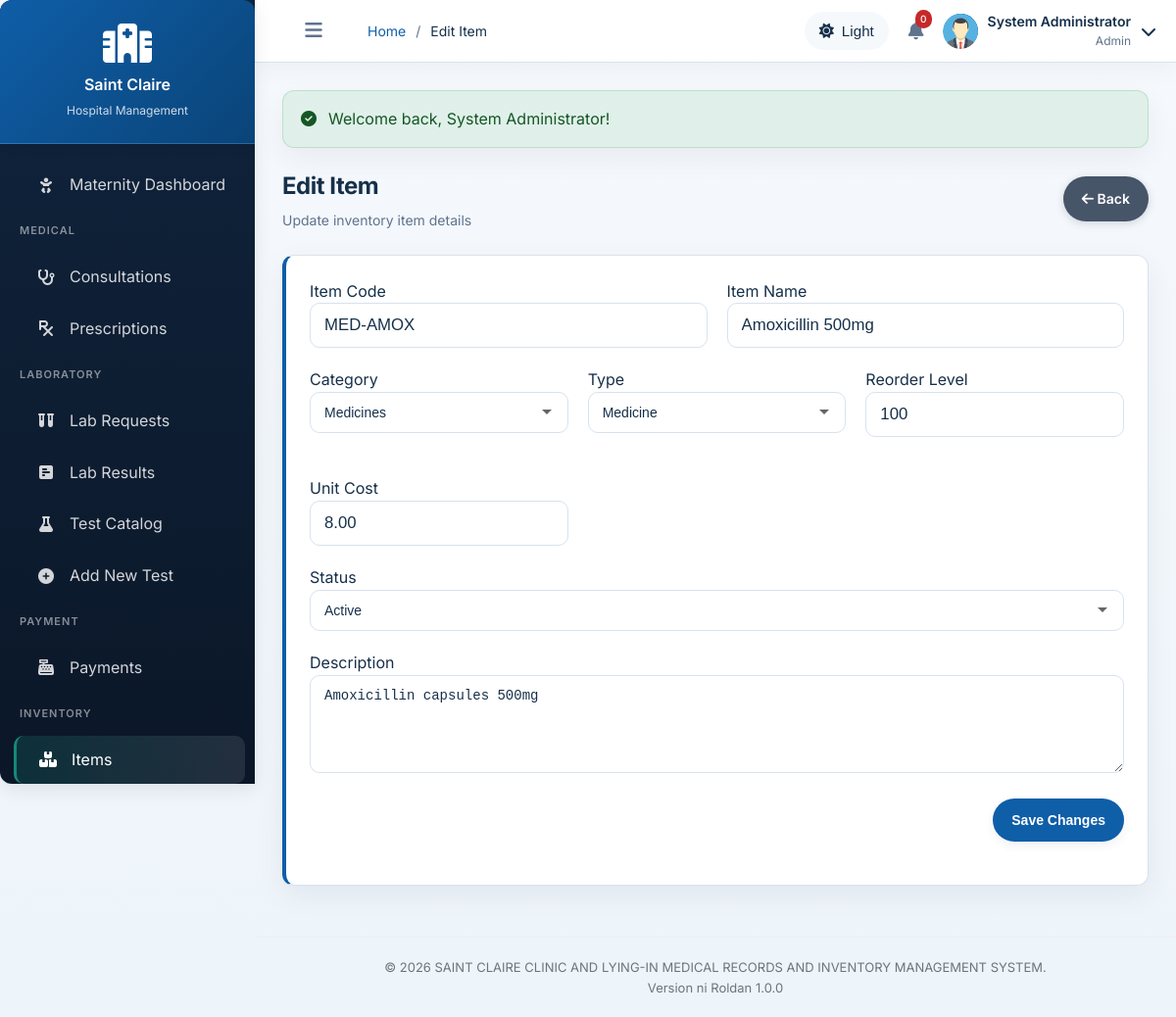
The page /modules/inventory/item-edit.php?id=2 (signed in) on the database its author committed.
### tables this page shows
CREATE TABLE inventory_items (
    id INT AUTO_INCREMENT PRIMARY KEY,
    item_code VARCHAR(20) UNIQUE NOT NULL,
    item_name VARCHAR(100) NOT NULL,
    category_id INT,
    description TEXT,
    unit_of_measure VARCHAR(20),
    reorder_level INT DEFAULT 10,
    reorder_quantity INT DEFAULT 50,
    unit_cost DECIMAL(10,2),
    selling_price DECIMAL(10,2),
    supplier_id INT,
    status ENUM('active', 'inactive', 'discontinued') DEFAULT 'active',
    item_type VARCHAR(32) DEFAULT 'Medicine',
    created_at TIMESTAMP DEFAULT CURRENT_TIMESTAMP,
    FOREIGN KEY (category_id) REFERENCES inventory_categories(id),
    FOREIGN KEY (supplier_id) REFERENCES suppliers(id)
);

CREATE TABLE inventory_categories (
    id INT AUTO_INCREMENT PRIMARY KEY,
    category_name VARCHAR(50) NOT NULL,
    description TEXT,
    created_at TIMESTAMP DEFAULT CURRENT_TIMESTAMP
);

### modules/inventory/item-edit.php (the view, shortened to what this page needs)
<?php
$conn = getDBConnection();
$itemId = isset($_GET['id']) ? (int)$_GET['id'] : 0;
$res = $conn->query("SELECT * FROM inventory_items WHERE id = $itemId");
$item = $res->fetch_assoc();
$categories = [];
$catRes = $conn->query("SELECT * FROM inventory_categories ORDER BY category_name");
if ($catRes) {
    while ($c = $catRes->fetch_assoc()) $categories[] = $c;
}
include __DIR__ . '/../../includes/header.php';
?>
<div class="page-header">
    <div>
        <h1 class="page-title">Edit Item</h1>
        <p class="page-subtitle">Update inventory item details</p>
    </div>
    <div>
        <a href="items.php" class="btn btn-secondary"><i class="fas fa-arrow-left"></i> Back</a>
    </div>
</div>
<div class="card">
    <div class="card-body">
        <form method="post" action="item-edit.php?id=<?php echo $itemId; ?>">
            <div class="form-row">
                <div class="form-group col-md-4">
                    <label>Item Code</label>
                    <input type="text" name="item_code" class="form-control" value="<?php echo htmlspecialchars($item['item_code'] ?? ''); ?>" required>
                </div>
                <div class="form-group col-md-8">
                    <label>Item Name</label>
                    <input type="text" name="item_name" class="form-control" value="<?php echo htmlspecialchars($item['item_name'] ?? ''); ?>" required>
                </div>
            </div>
            <div class="form-row">
                <div class="form-group col-md-4">
                    <label>Category</label>
                    <select name="category_id" class="form-control">
                        <?php foreach ($categories as $c): ?>
                            <option value="<?php echo $c['id']; ?>" <?php echo ($item['category_id'] ?? '') == $c['id'] ? 'selected' : ''; ?>><?php echo htmlspecialchars($c['category_name']); ?></option>
                        <?php endforeach; ?>
                    </select>
                </div>
                <div class="form-group col-md-4">
                    <label>Type</label>
                    <select name="item_type" class="form-control">
                        <option value="Medicine" <?php echo ($item['item_type'] ?? 'Medicine')=='Medicine' ? 'selected' : ''; ?>>Medicine</option>
                    </select>
                </div>
                <div class="form-group col-md-4">
                    <label>Reorder Level</label>
                    <input type="number" name="reorder_level" class="form-control" value="<?php echo htmlspecialchars($item['reorder_level'] ?? '0'); ?>">
                </div>
                <div class="form-group col-md-4">
                    <label>Unit Cost</label>
                    <input type="number" step="0.01" name="unit_cost" class="form-control" value="<?php echo htmlspecialchars($item['unit_cost'] ?? '0.00'); ?>">
                </div>
            </div>
            <div class="form-row">
                <div class="form-group col-md-4">
                    <label>Status</label>
                    <select name="status" class="form-control">
                        <option value="active" <?php echo ($item['status'] ?? '')=='active' ? 'selected' : ''; ?>>Active</option>
                    </select>
                </div>
            </div>
            <div class="form-group">
                <label>Description</label>
                <textarea name="description" class="form-control"><?php echo htmlspecialchars($item['description'] ?? ''); ?></textarea>
            </div>
            <div class="form-group text-right">
                <button type="submit" class="btn btn-primary">Save Changes</button>
            </div>
        </form>
    </div>
</div>
<?php include __DIR__ . '/../../includes/footer.php'; ?>

### assets/css/style.css (style rules this page uses)
:root { --primary-color: #0f5ea8; --primary-dark: #0a4478; --primary-light: #eaf4ff; --accent-color: #15897b; --accent-soft: #e8f7f4; --secondary-color: #5f738d; --success-color: #1d7a45; --info-color: #0f766e; --warning-color: #b76a00; --danger-color: #c62828; --light-color: #f5f8fc; --dark-color: #12233b; --surface-color: #ffffff; --surface-muted: #f6f9fc; --border-color: #d8e2ee; --text-color: #16304a; --text-muted: #5f738d; --sidebar-width: 260px; --sidebar-collapsed: 76px; --header-height: 70px; --border-radius: 12px; --box-shadow: 0 10px 30px rgba(15, 23, 42, 0.06); --box-shadow-lg: 0 20px 45px rgba(15, 23, 42, 0.12); --elevated-shadow: 0 25px 80px rgba(0, 0, 0, 0.4); --bg-blur: 6px; --bg-dim: 0.32; --transition: 180ms ease; }
* { margin: 0; padding: 0; box-sizing: border-box; }
body { font-family: 'Inter', 'Segoe UI', Tahoma, Geneva, Verdana, sans-serif; background: linear-gradient(180deg, rgba(246, 249, 253, 1) 0%, rgba(237, 244, 250, 1) 100%); color: var(--text-color); line-height: 1.55; font-size: 15px; transition: background 180ms ease, color 180ms ease; }
.page-enter .content, .page-enter .stats-card, .page-enter .chart-card, .page-enter .card { opacity: 0; transform: translateY(24px) scale(0.985); }
.page-enter-ready .stats-card, .page-enter-ready .chart-card, .page-enter-ready .card { opacity: 1; transform: translateY(0) scale(1); transition: opacity 900ms cubic-bezier(0.16, 1, 0.3, 1) 430ms, transform 900ms cubic-bezier(0.16, 1, 0.3, 1) 430ms; }
.page-enter-ready .card:nth-child(3n) { transition-delay: 520ms; }
a { color: inherit; }
.form-group { margin-bottom: 20px; }
.form-control { width: 100%; padding: 12px 14px; border: 1px solid var(--border-color); border-radius: 10px; font-size: 14px; background-color: #fff; color: var(--text-color); transition: border-color var(--transition), box-shadow var(--transition); }
.btn { --btn-bg: #e5eaf2; --btn-color: var(--dark-color); --btn-hover: #dfe6f0; display: inline-block; padding: 11px 18px; font-size: 14px; font-weight: 600; text-align: center; text-decoration: none; border: 1px solid transparent; border-radius: 999px; cursor: pointer; transition: background-color var(--transition), transform var(--transition), box-shadow var(--transition), border-color var(--transition); background-color: var(--btn-bg); color: var(--btn-color); box-shadow: 0 4px 12px rgba(15, 23, 42, 0.06); }
.btn-primary { --btn-bg: var(--primary-color); --btn-hover: var(--primary-dark); --btn-color: #fff; }
.btn-secondary { --btn-bg: #475569; --btn-hover: #334155; --btn-color: #fff; box-shadow: 0 2px 8px rgba(71, 85, 105, 0.22); }
:root { --sidebar-header-height: 120px; --sidebar-header-height-collapsed: 80px; }
.page-header { display: flex; justify-content: space-between; align-items: center; margin-bottom: 24px; }
.page-title { font-size: 28px; font-weight: 700; color: var(--text-color); letter-spacing: -0.02em; }
.page-subtitle { color: var(--text-muted); font-size: 14px; margin-top: 6px; }
.card { background: var(--surface-color); border: 1px solid var(--border-color); border-left: 4px solid var(--primary-color); border-radius: var(--border-radius); box-shadow: var(--box-shadow); margin-bottom: 24px; }
.card-body { padding: 24px; }
.form-row { display: grid; grid-template-columns: repeat(auto-fit, minmax(250px, 1fr)); gap: 20px; }
select.form-control { appearance: none; background-repeat: no-repeat; background-position: right 15px center; }
textarea.form-control { min-height: 100px; resize: vertical; }
.text-right { text-align: right; }
:root { --fs-xxs: clamp(0.75rem, 1vw, 0.85rem); --fs-xs: clamp(0.875rem, 1.2vw, 0.95rem); --fs-sm: clamp(1rem, 1.6vw, 1.05rem); --fs-base: clamp(1.05rem, 1.8vw, 1.125rem); --fs-lg: clamp(1.125rem, 2.2vw, 1.25rem); --fs-xl: clamp(1.25rem, 3vw, 1.5rem); }
html { font-size: 100%; }
body { font-size: var(--fs-base); -webkit-font-smoothing: antialiased; }
.btn, .menu-item, .toggle-sidebar { min-height: 44px; min-width: 80px; }
@media (min-width: 768px) { body { font-size: 1rem; } }
@media (min-width: 1024px) { :root { --sidebar-width: 260px; --header-height: 64px; } }
@media (min-width: 1024px) { .page-title { font-size: var(--fs-xl); } }
input[type="text"], input[type="email"], input[type="date"], input[type="number"], select, textarea { font-size: var(--fs-sm); }

### rows shown on the page
inventory_items: item_code "MED-AMOX", item_name "Amoxicillin 500mg", category_id "Medicines", item_type "Medicine", reorder_level "100", unit_cost "8.00", status "Active", description "Amoxicillin capsules 500mg"

### other values the page prints
$pageTitle "Edit Item"
$notificationCount "0"
$_SESSION['user_name'] "System Administrator"
getActiveRole() "Admin"
$flash['message'] "Welcome back, System Administrator!"
APP_VERSION "1.0.0"
